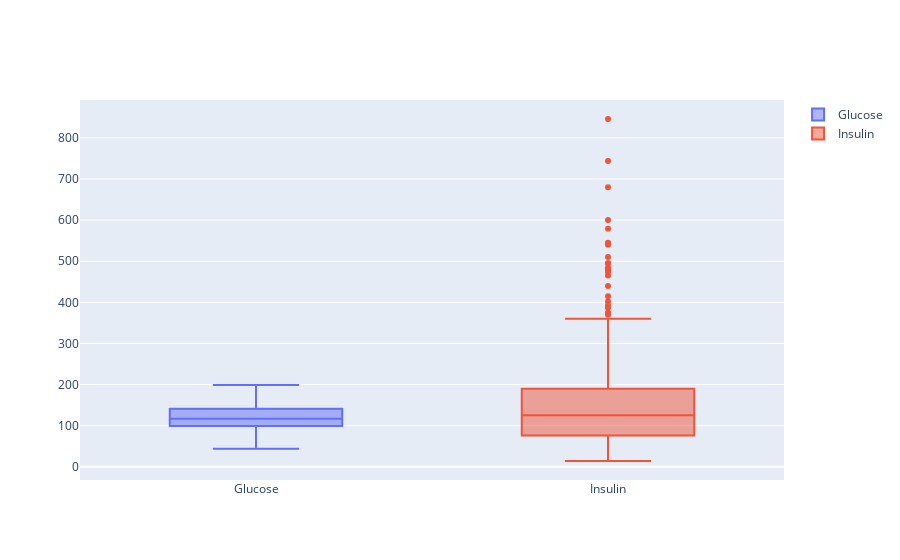

The notebook cell this image was saved under:
### Code cell
# check the outliers using boxplot
plot.boxplot(train[['Glucose','Insulin']])

### Figure 1 — Plotly figure (JSON) as saved in the notebook; plotly's stock layout.template omitted (floating-point values rounded to 4 significant figures; data arrays with more than 128 entries replaced by an {"elided": "..."} marker saying what was removed)
{"data": [{"name": "Glucose", "type": "box", "y": {"elided": "768 int values"}}, {"name": "Insulin", "type": "box", "y": {"elided": "768 int values"}}], "layout": {}}
